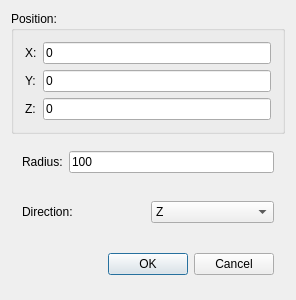
<ui version="4.0" >
 <author></author>
 <comment></comment>
 <exportmacro></exportmacro>
 <class>PartGui::DlgPartCylinder</class>
 <widget class="QDialog" name="PartGui::DlgPartCylinder" >
  <property name="geometry" >
   <rect>
    <x>0</x>
    <y>0</y>
    <width>296</width>
    <height>209</height>
   </rect>
  </property>
  <property name="windowTitle" >
   <string>Box definition</string>
  </property>
  <layout class="QVBoxLayout" >
   <property name="margin" >
    <number>11</number>
   </property>
   <property name="spacing" >
    <number>6</number>
   </property>
   <item>
    <widget class="QGroupBox" name="GroupBox5" >
     <property name="title" >
      <string>Position:</string>
     </property>
     <layout class="QGridLayout" >
      <property name="margin" >
       <number>11</number>
      </property>
      <property name="spacing" >
       <number>6</number>
      </property>
      <item row="0" column="0" >
       <widget class="QLabel" name="TextLabel1" >
        <property name="text" >
         <string>X:</string>
        </property>
       </widget>
      </item>
      <item row="0" column="1" >
       <widget class="QLineEdit" name="XPos" >
        <property name="text" >
         <string>0</string>
        </property>
       </widget>
      </item>
      <item row="1" column="1" >
       <widget class="QLineEdit" name="YPos" >
        <property name="text" >
         <string>0</string>
        </property>
       </widget>
      </item>
      <item row="2" column="1" >
       <widget class="QLineEdit" name="ZPos" >
        <property name="text" >
         <string>0</string>
        </property>
       </widget>
      </item>
      <item row="2" column="0" >
       <widget class="QLabel" name="TextLabel3" >
        <property name="text" >
         <string>Z:</string>
        </property>
       </widget>
      </item>
      <item row="1" column="0" >
       <widget class="QLabel" name="TextLabel2" >
        <property name="text" >
         <string>Y:</string>
        </property>
       </widget>
      </item>
     </layout>
    </widget>
   </item>
   <item>
    <layout class="QHBoxLayout" >
     <property name="margin" >
      <number>11</number>
     </property>
     <property name="spacing" >
      <number>6</number>
     </property>
     <item>
      <widget class="QLabel" name="TextLabel1_2" >
       <property name="text" >
        <string>Radius:</string>
       </property>
      </widget>
     </item>
     <item>
      <widget class="QLineEdit" name="Radius" >
       <property name="text" >
        <string>100</string>
       </property>
      </widget>
     </item>
    </layout>
   </item>
   <item>
    <layout class="QHBoxLayout" >
     <property name="margin" >
      <number>11</number>
     </property>
     <property name="spacing" >
      <number>6</number>
     </property>
     <item>
      <widget class="QLabel" name="TextLabel1_3" >
       <property name="text" >
        <string>Direction:</string>
       </property>
      </widget>
     </item>
     <item>
      <widget class="QComboBox" name="comboBox" >
       <item>
        <property name="text" >
         <string>Z</string>
        </property>
       </item>
       <item>
        <property name="text" >
         <string>Y</string>
        </property>
       </item>
       <item>
        <property name="text" >
         <string>X</string>
        </property>
       </item>
       <item>
        <property name="text" >
         <string>-Z</string>
        </property>
       </item>
       <item>
        <property name="text" >
         <string>-Y</string>
        </property>
       </item>
       <item>
        <property name="text" >
         <string>-X</string>
        </property>
       </item>
      </widget>
     </item>
    </layout>
   </item>
   <item>
    <layout class="QHBoxLayout" >
     <property name="margin" >
      <number>11</number>
     </property>
     <property name="spacing" >
      <number>6</number>
     </property>
     <item>
      <spacer>
       <property name="orientation" >
        <enum>Qt::Horizontal</enum>
       </property>
       <property name="sizeType" >
        <enum>QSizePolicy::Expanding</enum>
       </property>
       <property name="sizeHint" >
        <size>
         <width>16</width>
         <height>27</height>
        </size>
       </property>
      </spacer>
     </item>
     <item>
      <widget class="QPushButton" name="OKButton" >
       <property name="text" >
        <string>OK</string>
       </property>
      </widget>
     </item>
     <item>
      <widget class="QPushButton" name="CancelButton" >
       <property name="text" >
        <string>Cancel</string>
       </property>
      </widget>
     </item>
    </layout>
   </item>
  </layout>
 </widget>
 <layoutdefault spacing="6" margin="11" />
 <pixmapfunction>qPixmapFromMimeSource</pixmapfunction>
 <tabstops>
  <tabstop>XPos</tabstop>
  <tabstop>YPos</tabstop>
  <tabstop>ZPos</tabstop>
  <tabstop>OKButton</tabstop>
  <tabstop>CancelButton</tabstop>
 </tabstops>
 <resources/>
 <connections>
  <connection>
   <sender>OKButton</sender>
   <signal>clicked()</signal>
   <receiver>PartGui::DlgPartCylinder</receiver>
   <slot>accept()</slot>
   <hints>
    <hint type="sourcelabel" >
     <x>60</x>
     <y>249</y>
    </hint>
    <hint type="destinationlabel" >
     <x>7</x>
     <y>7</y>
    </hint>
   </hints>
  </connection>
  <connection>
   <sender>CancelButton</sender>
   <signal>clicked()</signal>
   <receiver>PartGui::DlgPartCylinder</receiver>
   <slot>reject()</slot>
   <hints>
    <hint type="sourcelabel" >
     <x>242</x>
     <y>246</y>
    </hint>
    <hint type="destinationlabel" >
     <x>291</x>
     <y>179</y>
    </hint>
   </hints>
  </connection>
 </connections>
</ui>
